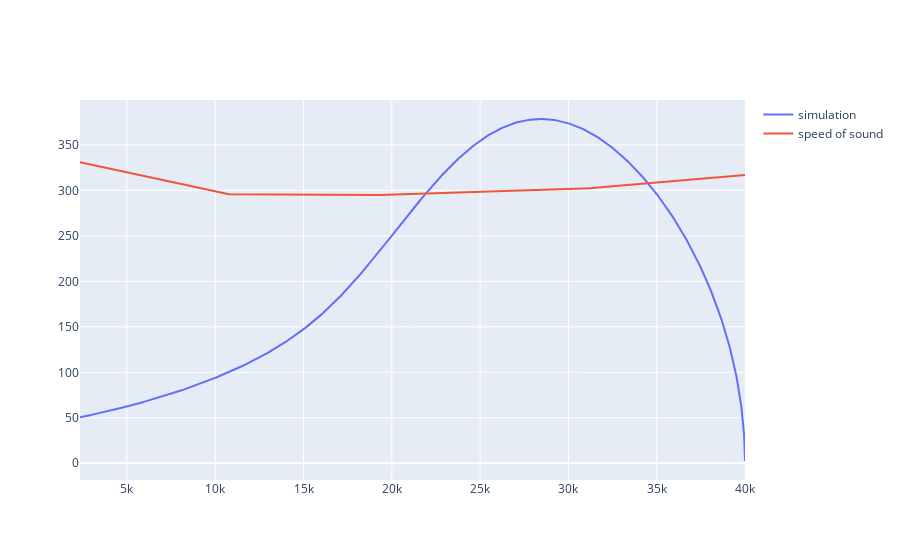

The cell this chart's notebook holds for it:
### Code cell
t_max=260
N=1000
dt=t_max/N
vel_s=[]
height=[]
a_list=[]
P_list=[]
dP_list=[]
sos_list=[] #list of sound in an specific height
# h=39.0506e3
h=40e3
g=9.6
G=6.67e-11
m=190
M=5.965e24
R=6371.393e3
gamma=1.4 # ratio of the molar heat capacity

v=0

def get_T(h):
    h/=1e3
    h_p=6357.766*h/(6357.766+h)
    # print(h_p)
    if(0<=h_p<=11):
        return 288.15 - 6.5*h_p
    elif(11<h_p<=20):
        return 216.65
    elif(20<h_p<=32):
        return 216.65+(h_p-20)
    elif(32<h_p<=47):
        return 228.65 + 2.8*(h_p-32)
    elif(47<h_p<=51):
        return 270.65 
    elif(51<h_p<=71):
        return 270.65 - 2.8 *(h_p-51)
    elif( 71 <h_p <= 84.852):
        return 214.65 - 2.0 *(h_p-71) 
    elif(86 <= h):
        return 186.8673 

    
get_v_s=lambda h:np.sqrt(1.4*8.314*get_T(h)/0.029)

def get_P(h):
    h/=1e3
    h_p=6357.766*h/(6357.766+h)
    if 0 <= h_p <= 11:
        pressure = 1013.25 * (288.15 / (288.15 - 6.5 * h_p)) ** (-34.1632 / 6.5)
    elif 11 < h_p <= 20:
        pressure = 226.3226 * np.exp(-34.1632 * (h_p - 11) / 216.65)
    elif 20 < h_p <= 32:
        pressure = 54.74980 * (216.65 / (216.65 + (h_p - 20))) ** 34.1632
    elif 32 < h_p <= 47:
        pressure = 8.680422 * (228.65 / (228.65 + 2.8 * (h_p - 32))) ** (34.1632 / 2.8)
    else:
        return 0
    
    return pressure

sos_list.append(get_v_s(h))
last_P=0
# c=
for i in range(N):
    if(h<0):
        break
    # print(v)
    # d=1.225*np.e**(-h/8882)
    d=1.5*np.e**(-h/6450)
    a=G*M/(h+R)**2-0.003747388815148012*d*v**2
    a_list.append(a)
    v+=a*dt
    h-=v*dt
    
    sos=get_v_s(h) #speed of sound
    Mach=v/sos # Mach Number
    P0=get_P(h)
    P=(2*gamma*Mach**2-(gamma-1))*P0/(gamma+1)
    P_list.append(P0*10)
    dP=(P-last_P)/dt
    last_P=P
    dP_list.append(dP)
    sos_list.append(sos)
    vel_s.append(v)
    height.append(h)
# print(list(map(get_T,height)))
fig=go.Figure()
time_list=np.linspace(0,t_max,N)
# fig.add_trace(go.Scatter(x=time[5:],y=vel[5:],name=f'recorded data'))
# fig.add_trace(go.Scatter(x=np.linspace(time[5],t_max,N),y=vel_s,name=f'simulation'))
# fig.add_trace(go.Scatter(x=time,y=vel,name=f'recorded data'))
fig.add_trace(go.Scatter(x=np.array(height),y=vel_s,name=f'simulation'))
fig.add_trace(go.Scatter(x=np.array(height),y=sos_list,name=f'speed of sound'))
# fig.add_trace(go.Scatter(x=time_list,y=np.array(height)/10,name=f'height'))

### Figure 1 — Plotly figure (JSON) as saved in the notebook; plotly's stock layout.template omitted (floating-point values rounded to 4 significant figures; data arrays with more than 128 entries replaced by an {"elided": "..."} marker saying what was removed)
{"data": [{"name": "simulation", "type": "scatter", "x": {"elided": "1000 float values"}, "y": {"elided": "1000 float values"}}, {"name": "speed of sound", "type": "scatter", "x": {"elided": "1000 float values"}, "y": {"elided": "1001 float values"}}], "layout": {}}
